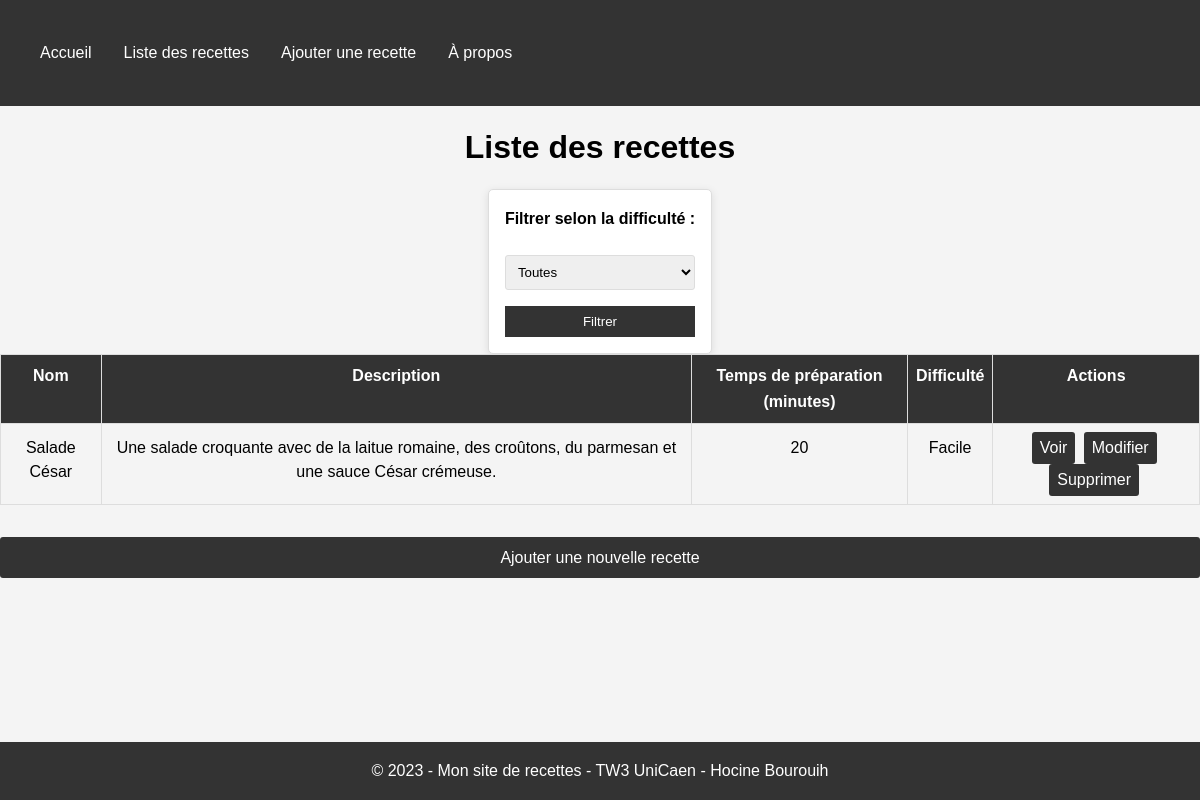
The page /list.php?difficulty=Facile on the database its author committed.
### tables this page shows
CREATE TABLE IF NOT EXISTS `recipes` (
  `id` INT(11) UNSIGNED NOT NULL AUTO_INCREMENT,
  `name` VARCHAR(255) NOT NULL,
  `description` TEXT NOT NULL,
  `prep_time` INT(11) NOT NULL,
  `image_url` VARCHAR(255) NOT NULL,
  `difficulty` ENUM('Facile', 'Moyen', 'Difficile') NOT NULL,
  PRIMARY KEY (`id`)
);

### list.php (the view, shortened to what this page needs)
<?php require_once 'config/database.php'; ?>
<!DOCTYPE html>
<html lang="fr">
<head>
    <link rel="stylesheet" href="css/style.css">
</head>
<body>
    <?php include 'includes/header.php'; ?>
    <h1>Liste des recettes</h1>
    <form method="GET">
        <label for="difficulty">Filtrer selon la difficulté :</label>
        <select name="difficulty" id="difficulty">
            <option value="">Toutes</option>
        </select>
        <input type="submit" value="Filtrer">
    </form>
    <?php
    $difficulty = isset($_GET['difficulty']) ? $_GET['difficulty'] : '';
    if ($difficulty)
    {
        $query = "SELECT * FROM recipes WHERE difficulty = :difficulty";
        $stmt = $pdo->prepare($query);
        $stmt->bindParam(':difficulty', $difficulty);
        $stmt->execute();
    }
    else
    {
        $query = "SELECT * FROM recipes";
        $stmt = $pdo->query($query);
    }
    if ($stmt->rowCount() > 0)
    {
        echo "<table>
                <thead>
                    <tr>
                        <th>Nom</th>
                        <th>Description</th>
                        <th>Temps de préparation (minutes)</th>
                        <th>Difficulté</th>
                        <th>Actions</th>
                    </tr>
                </thead>
                <tbody>";
        while ($row = $stmt->fetch(PDO::FETCH_ASSOC))
        {
            echo "<tr>
                    <td>{$row['name']}</td>
                    <td>{$row['description']}</td>
                    <td>{$row['prep_time']}</td>
                    <td>{$row['difficulty']}</td>
                    <td>
                        <a href='view.php?id={$row['id']}'>Voir</a>
                        <a href='update.php?id={$row['id']}'>Modifier</a>
                        <a href='delete.php?id={$row['id']}'>Supprimer</a>
                    </td>
                  </tr>";
        }
        echo "</tbody>
            </table>";
    }
    else
    {
        echo "<p>Aucune recette trouvée.</p>";
    }
    ?>
    <a href="add.php" class="add-recipe-link">Ajouter une nouvelle recette</a>
    <?php include 'includes/footer.php'; ?>
</body>
</html>

### css/style.css (style rules this page uses)
html, body, div, span, applet, object, iframe, h1, h2, h3, h4, h5, h6, p, blockquote, pre, a, abbr, acronym, address, big, cite, code, del, dfn, em, img, ins, kbd, q, s, samp, small, strike, strong, sub, sup, tt, var, b, u, i, center, dl, dt, dd, ol, ul, li, fieldset, form, label, legend, table, caption, tbody, tfoot, thead, tr, th, td, article, aside, canvas, details, embed, figure, figcaption, footer, header, hgroup, menu, nav, output, ruby, section, summary, time, mark, audio, video { margin: 0; padding: 0; border: 0; font-size: 100%; font: inherit; vertical-align: baseline; }
body { font-family: Arial, sans-serif; line-height: 1.6; background-color: #f4f4f4; }
form { display: flex; margin: 1rem 0; }
form input[type="submit"] { padding: 0.5rem 1rem; background-color: #333; color: #ffffff; border: none; cursor: pointer; }
.table-recipes tr, nav ul li a, form input[type="submit"] { transition: all 0.3s ease; }
html { height: 100%; }
body { display: flex; flex-direction: column; min-height: 100%; }
h1 { text-align: center; margin-top: 1rem; margin-bottom: 1rem; font-weight: bold; font-size: 2rem; }
table { width: 100%; border-collapse: collapse; margin-bottom: 1rem; }
table th, table td { padding: 0.5rem; border: 1px solid #ddd; text-align: center; }
table th { font-weight: bold; background-color: #333; color: #fff; }
table a { display: inline-block; padding: 0.25rem 0.5rem; background-color: #333; color: #fff; text-decoration: none; border-radius: 3px; margin-right: 0.25rem; }
.add-recipe-link { display: inline-block; padding: 0.5rem 1rem; background-color: #333; color: #fff; text-decoration: none; border-radius: 3px; margin: 1rem 0; text-align: center; }
table tbody tr { line-height: 1.5; }
form { display: grid; grid-template-columns: 1fr; gap: 1rem; max-width: 1000px; margin: 0 auto; padding: 1rem; background-color: #ffffff; border: 1px solid #ddd; border-radius: 5px; box-shadow: 0 2px 8px rgba(0, 0, 0, 0.1); }
form label { display: block; font-weight: bold; margin-bottom: 0.5rem; }
form input[type="text"], form input[type="number"], form textarea, form select { width: 100%; padding: 0.5rem; border: 1px solid #ddd; border-radius: 3px; }

### rows shown on the page
recipes: name "Salade César", description "Une salade croquante avec de la laitue romaine, des croûtons, du parmesan et une sauce César crémeuse.", prep_time "20", difficulty "Facile"
